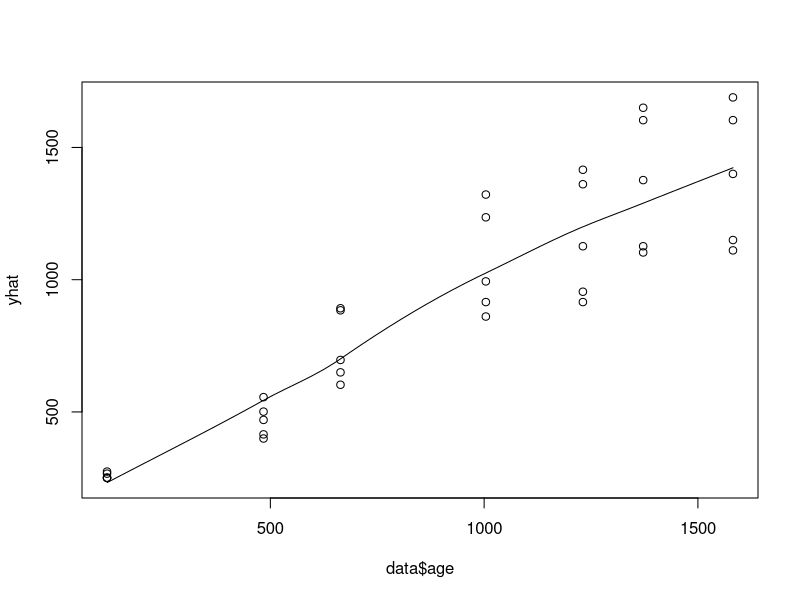

Recreate this plot in R. (Note: this script raises an error after producing the figure.)

data <- Orange
head(data)
mod <- lm(age ~ circumference, data = data)
summary(mod)
yhat <- predict(mod,data)
scatter.smooth(yhat ~ data$age)

###logisticregression

data <- iris
head(data)
data$y <- ifelse(data$Species == "versicolor" ,1 ,0)
data$Species <- NULL
mod <- glm(factor(y) ~ Sepal.Length + Sepal.Width + Petal.Length ,data=data ,family = "binominal")  
summray (mod)
pred <- predict(mod,data,type = "response")
hist(pred)
yhat <- ifelse(pred>=0.5,1,0)
table (yhat= yhat,y=data$y)
#accuracy <-
#accuracy  
vif (mod)